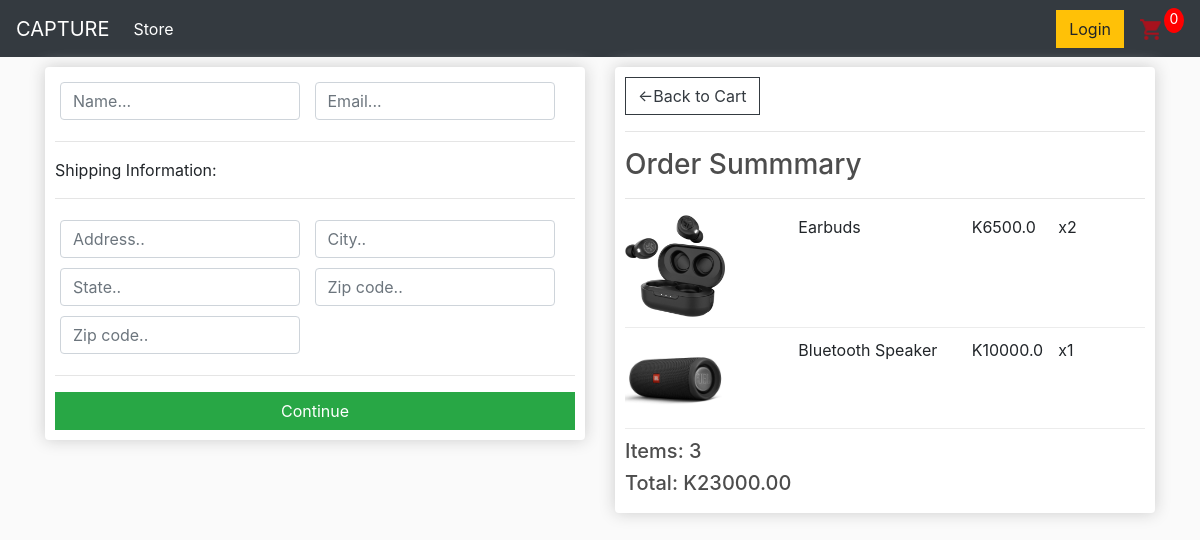
/checkout/ (signed in), run on an earlier commit of the app's database.
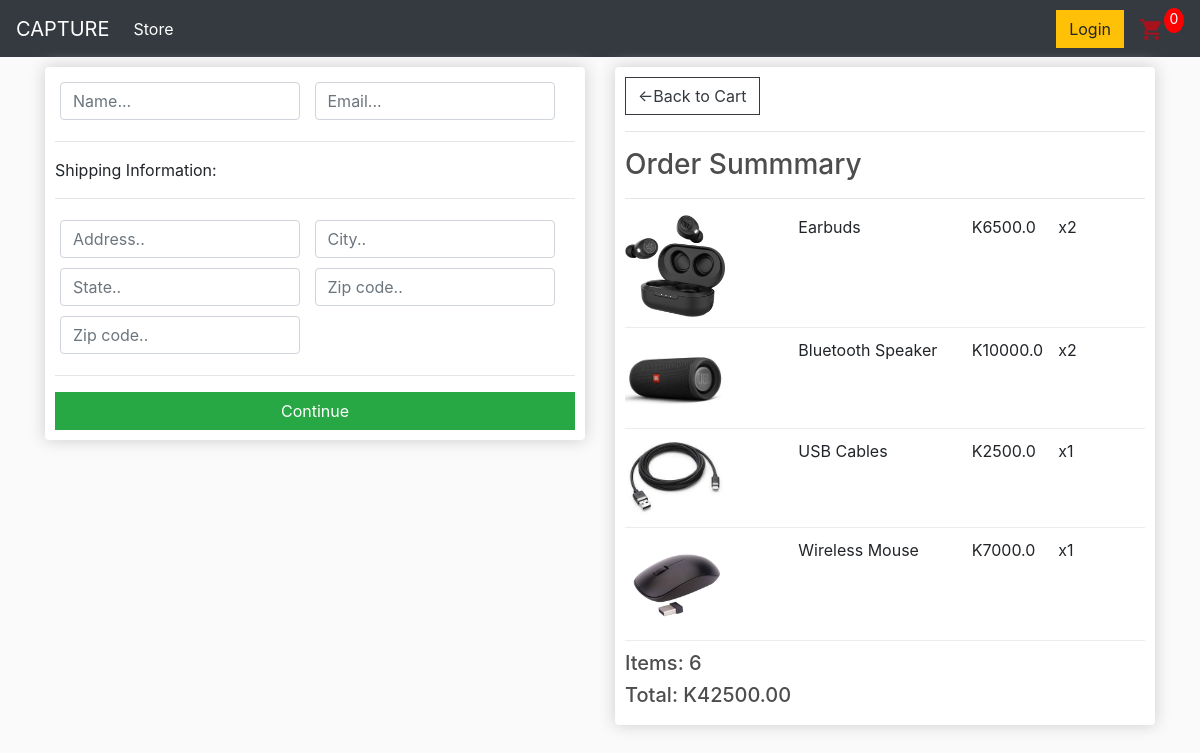
And on a later commit of the database.
### store/models.py (models this page shows, shortened)
class OrderItem(models.Model):
    product = models.ForeignKey(Product, on_delete=models.SET_NULL, blank=True, null=True)
    order = models.ForeignKey(Order, on_delete=models.SET_NULL, blank=True, null=True)
    quantity = models.IntegerField(default=0, null=True, blank=True)
    date_added = models.DateTimeField(auto_now_add=True)
    @property
    def get_total(self):
        total = self.product.price * self.quantity
        return total

class Product(models.Model):
    name = models.CharField(max_length=200, null=True)
    price = models.FloatField()
    digital = models.BooleanField(default=False, null=True, blank=True)
    image = models.ImageField(null=True, blank=True)
    @property
    def imageURL(self):
        try:
            url = self.image.url
        except:
            url = ''
        return url

class Order(models.Model):
    customer = models.ForeignKey(Customer, on_delete=models.SET_NULL, blank=True, null=True)
    date_orderd = models.DateTimeField(auto_now_add=True)
    complete = models.BooleanField(default=False, null=True, blank=False)
    transaction_id = models.CharField(max_length=200, null=True)
    @property
    def get_cart_total(self):
        orderitems = self.orderitem_set.all()
        total = sum([item.get_total for item in orderitems])
        return total
    @property
    def get_cart_items(self):
        orderitems = self.orderitem_set.all()
        total = sum([item.quantity for item in orderitems])
        return total

### store/views.py (the view)
# urls.py: path('checkout/', views.checkout, name="checkout"),
def checkout(request):
    if request.user.is_authenticated:
        customer = request.user.customer
        order, created = Order.objects.get_or_create(customer=customer, complete=False)
        items = order.orderitem_set.all()
    else:
        items = []
        order = {'get_cart_total':0, 'get_cart_items':0}
    context = {'items':items, 'order':order}
    return render(request, 'store/checkout.html', context)

### store/templates/store/checkout.html (shortened to what this page needs)
{% extends 'store/main.html' %}
{% load static %}
{% block content%}
<div class="row">
    <div class="col-lg-6">
        <div class="box-element" id="form-wrapper">
            <form id="form">
                <div id="user-info">
                    <div class="form-field">
                        <input required class="form-control" type="text" name="name" placeholder="Name...">
                    </div>
                    <div class="form-field">
                        <input required class="form-control" type="text" name="email" placeholder="Email...">
                    </div>
                </div>
                <div id="shipping-info">
                    <hr>
                    <p>Shipping Information:</p>
                    <hr>
                    <div class="form-field">
                        <input class="form-control" type="text" name="address" placeholder="Address..">
                    </div>
                    <div class="form-field">
                        <input class="form-control" type="text" name="city" placeholder="City..">
                    </div>
                    <div class="form-field">
                        <input class="form-control" type="text" name="state" placeholder="State..">
                    </div>
                    <div class="form-field">
                        <input class="form-control" type="text" name="zipcode" placeholder="Zip code..">
                    </div>
                    <div class="form-field">
                        <input class="form-control" type="text" name="country" placeholder="Zip code..">
                    </div>
                </div>
                <hr>
                <input id="form-button" class="btn btn-success btn-block" type="submit" value="Continue">
            </form>
        </div>
        <br>
    </div>
    <div class="col-lg-6">
        <div class="box-element">
            <a class="btn btn-outline-dark" href="{% url 'cart'%}">&#x2190;Back to Cart</a>
            <hr>
            <h3>Order Summmary</h3>
            <hr>
            {% for item in items %}
            <div class="cart-row">
                <div style="flex:2"><img class="row-image" src="{{item.product.imageURL}}"></div>
                <div style="flex:2"><p>{{item.product.name}}</p></div>
                <div style="flex:1"><p>K{{item.product.price}}</p></div>
                <div style="flex:1"><p>x{{item.quantity}}</p></div>
            </div>
            {% endfor %}
            <h5>Items: {{order.get_cart_items}}</h5>
            <h5>Total: K{{order.get_cart_total|floatformat:2}}</h5>
        </div>
    </div>
</div>
{% endblock content %}

What changed in the data, as far as the page shows it:
changed OrderItem "Bluetooth Speaker": quantity "1" → "2"
added OrderItem: product.imageURL (picture), product.name "USB Cables", product.price "2500.0", quantity "1"
added OrderItem: product.imageURL (picture), product.name "Wireless Mouse", product.price "7000.0", quantity "1"
changed through a linked row, Order: get_cart_items "3" → "6"; get_cart_total "23000.00" → "42500.00"
